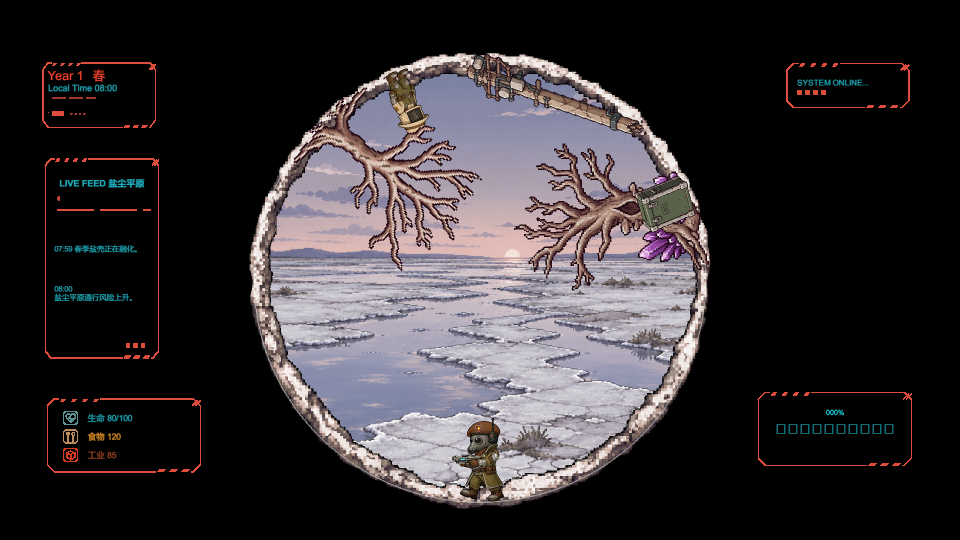
#> input picture Documentation/ArtStyles/ScenePixelDensity/before.png, 1920 x 1080 px (shown at 1/2 size)
$ python check_grid.py
#> lines starting #> are read from the running program, lines starting #| are printed output that depends on the picture; after the words box and inside, x2 and y2 are one past the last pixel; in counts of white or black regions, pixels touching at a corner belong together
"""Read-only screenshot measurement of world-grid pixel cells; no image edits."""
from pathlib import Path
import json
from PIL import Image
import numpy as np

root = Path(__file__).parent
out = {}
for name in ['before.png', 'scene-unified.png', 'crate-scaled-150.png', 'rotated-23.png']:
    p = np.asarray(Image.open(root / name).convert('RGB'))
#> p is the input picture: shape (1080, 1920, 3); mean R, G, B 51.1, 47, 49.7
    h,w,_=p.shape
#> h = 1080; w = 1920
    blocks=p[:h//3*3,:w//3*3].reshape(h//3,3,w//3,3,3)
    delta = blocks.max(axis=(1,3)).astype(np.int16)-blocks.min(axis=(1,3)).astype(np.int16)
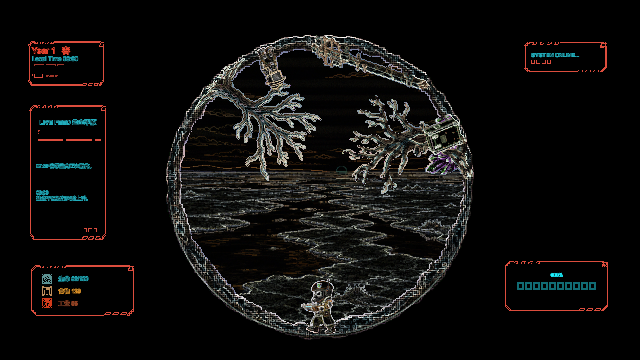
#> delta: shape (360, 640, 3) int16; mean of channels 0, 1, 2 15.2, 14.4, 13.4; drawn as R, G, B
    constant=(delta.max(axis=2)<=2)
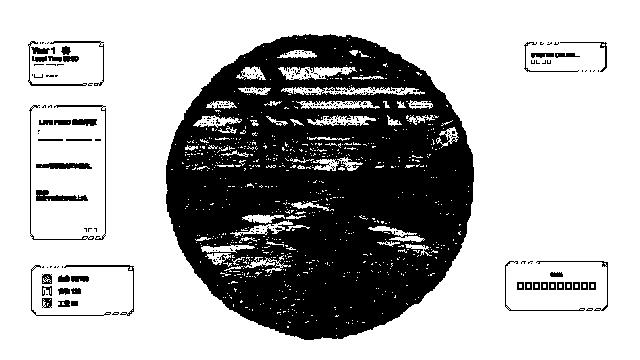
#> constant: shape (360, 640) bool; 69.8% white; 236 black regions (191 under 20 px), largest, box (x1, y1, x2, y2) and area: (166, 34, 474, 340) 64664, (36, 190, 88, 201) 312, (36, 163, 92, 169) 275
    yy,xx=np.mgrid[0:h//3,0:w//3]*3+1.5
    # Main map only. Exclude character footprints and circle/mask silhouette cells.
    distance=(xx-960)**2+(yy-562)**2
    interior=(distance<385**2) & (yy<825) & ~((xx>740)&(xx<880)&(yy<305))
    opaque_ring=(distance>436**2)&(distance<450**2)&(yy<850)&(xx>560)&(xx<1360)
    out[name]={'interior_cells':int(interior.sum()), 'constant_3x3_interior_percent':round(float(constant[interior].mean()*100),2),
       'ring_strip_cells':int(opaque_ring.sum()),'constant_3x3_ring_percent':round(float(constant[opaque_ring].mean()*100),2)}
#> pass 2 of the loop `for name in ['before.png', 'scene-unified.png', 'crate-scaled-150.png'..`:
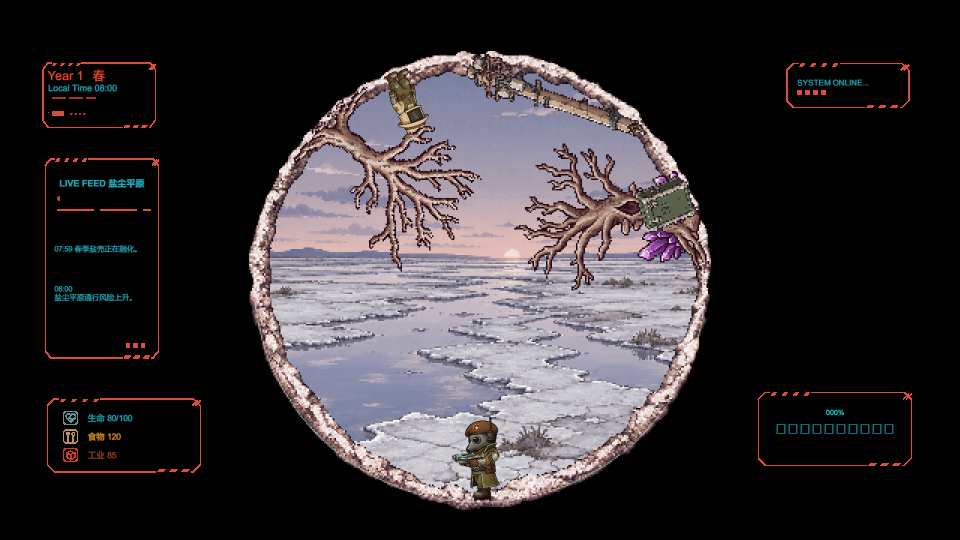
#> input picture Documentation/ArtStyles/ScenePixelDensity/scene-unified.png, 1920 x 1080 px (shown at 1/2 size)
#> p is the input picture: shape (1080, 1920, 3); mean R, G, B 51.8, 47.3, 50.1
#> `delta = blocks.max(axis=(1,3)).astype(np.int16)-blocks.min(axis=(1,3))..`:
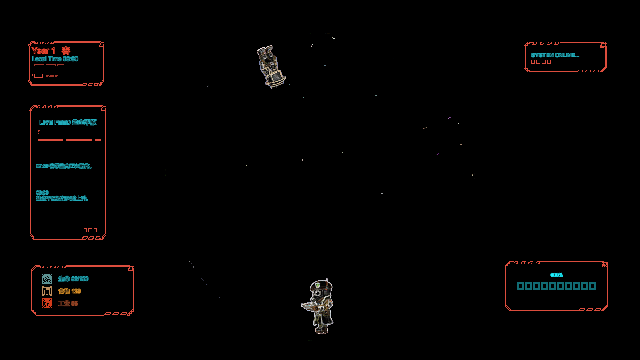
#> delta: shape (360, 640, 3) int16; mean of channels 0, 1, 2 3.3, 2.6, 2.4; drawn as R, G, B
#> `constant=(delta.max(axis=2)<=2)`:
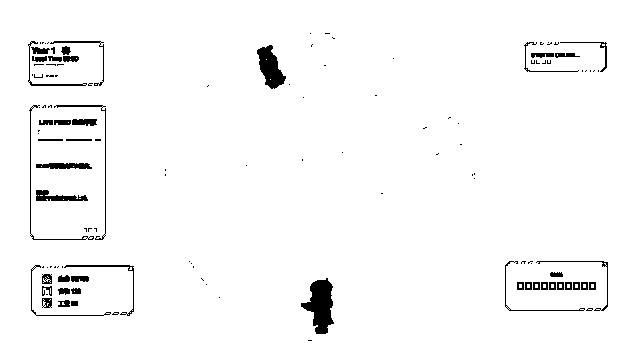
#> constant: shape (360, 640) bool; 97.2% white; 124 black regions (78 under 20 px), largest, box (x1, y1, x2, y2) and area: (301, 278, 334, 334) 1065, (257, 45, 286, 89) 710, (36, 190, 88, 201) 312
#> pass 3 of the loop `for name in ['before.png', 'scene-unified.png', 'crate-scaled-150.png'..`:
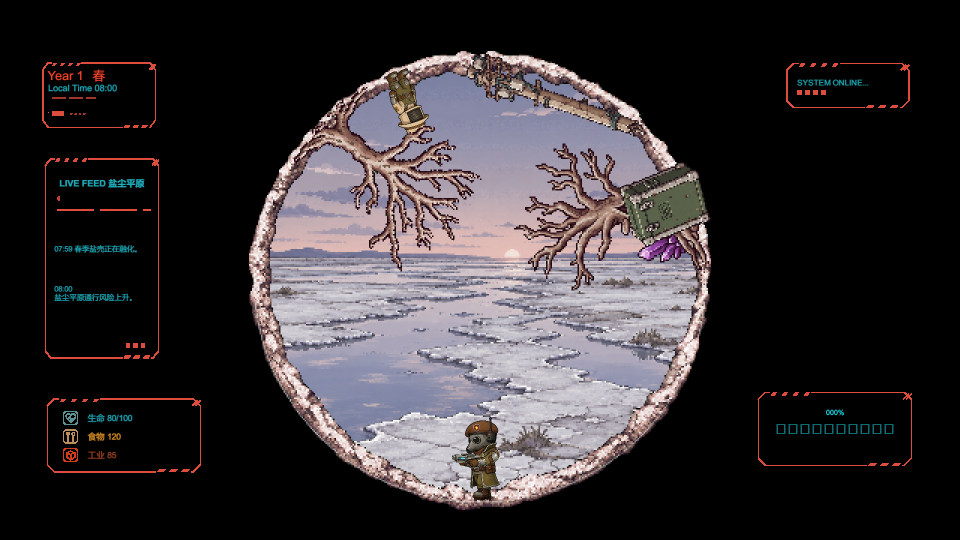
#> input picture Documentation/ArtStyles/ScenePixelDensity/crate-scaled-150.png, 1920 x 1080 px (shown at 1/2 size)
#> p is the input picture: shape (1080, 1920, 3); mean R, G, B 51.8, 47.4, 50
#> `delta = blocks.max(axis=(1,3)).astype(np.int16)-blocks.min(axis=(1,3))..`:
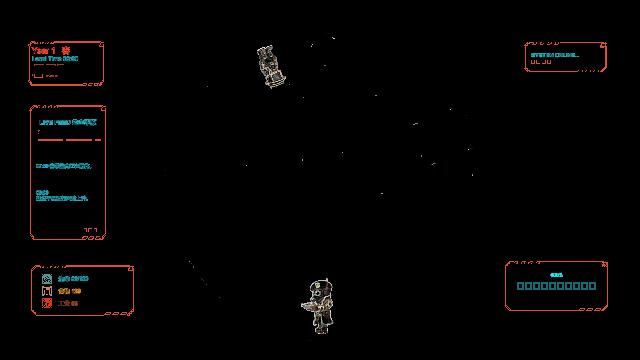
#> delta: shape (360, 640, 3) int16; mean of channels 0, 1, 2 3.3, 2.6, 2.4; drawn as R, G, B
#> `constant=(delta.max(axis=2)<=2)`:
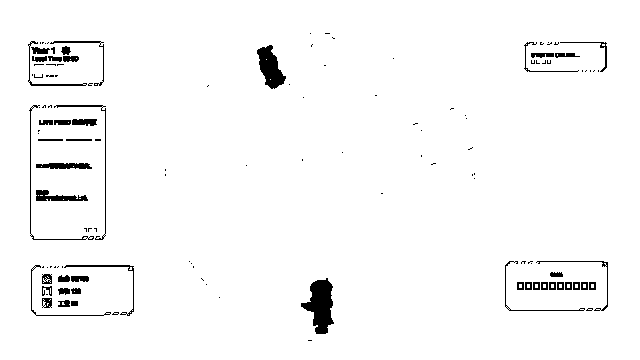
#> constant: shape (360, 640) bool; 97.2% white; 127 black regions (81 under 20 px), largest, box (x1, y1, x2, y2) and area: (301, 278, 334, 334) 1065, (257, 45, 286, 89) 710, (36, 190, 88, 201) 312
#> the loop made 4 passes; the first 3 are shown
print(json.dumps(out,indent=2))
#> (printed output is left out)
(root/'pixel-grid-measurement.json').write_text(json.dumps(out,indent=2),encoding='utf-8')
